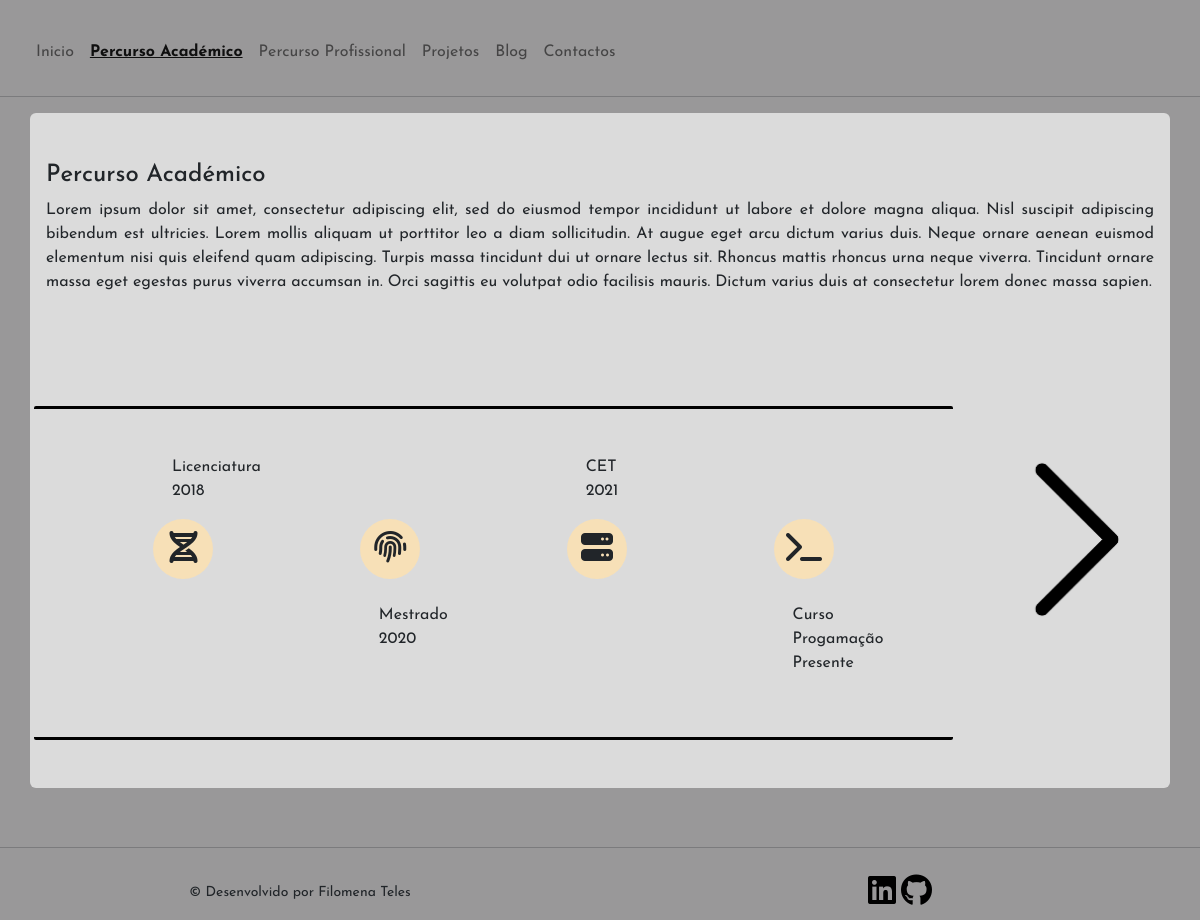
The app's page /index.php?pag=perc-acad with its own data.
### tables this page shows
CREATE TABLE perc_academico (
    id INT PRIMARY KEY Auto_Increment,
    titulo VARCHAR(50),
    texto TEXT
);

### index.php (called while the page is built)
<?php
include('content/head.php');
include('content/header.php');
include('routes.php');
include('content/footer.php');
?>

### db/getPercAcad.php (the view, shortened to what this page needs)
<?php
include('conn.php');
$sql="SELECT * FROM perc_academico";
$result = $conn->query($sql);
if ($result->num_rows == 1) {
    $row = $result->fetch_assoc();
    ?>
    <h4><?=$row['titulo']?></h4>
    <p><?=$row['texto']?></p>
    <?php
}

### css/style.css (style rules this page uses)
:root { --base: #999899; --sec:#f7e0b7; --ligth: #dbdbdb; --dark:rgba(124, 122, 122, 0.837); }
body { font-family: 'Josefin Sans', sans-serif; background-color: var(--base); }
p { text-align: justify; }

### records on screen
perc_academico: titulo "Percurso Académico", texto "Lorem ipsum dolor sit amet, consectetur adipiscing elit, sed do eiusmod tempor incididunt ut labore et dolore magna aliqua. Nisl suscipit adipiscing bibendum est ultricies. Lorem mollis aliquam ut porttitor leo a diam sollicitudin. At augue eget arcu dictum varius duis. Neque ornare aenean euismod elementum nisi quis eleifend quam adipiscing. Turpis massa tincidunt dui ut ornare lectus sit. Rhoncus mattis rhoncus urna neque viverra. Tincidunt ornare massa eget egestas purus viverra accumsan in. Orci sagittis eu volutpat odio facilisis mauris. Dictum varius duis at consectetur lorem donec massa sapien."
